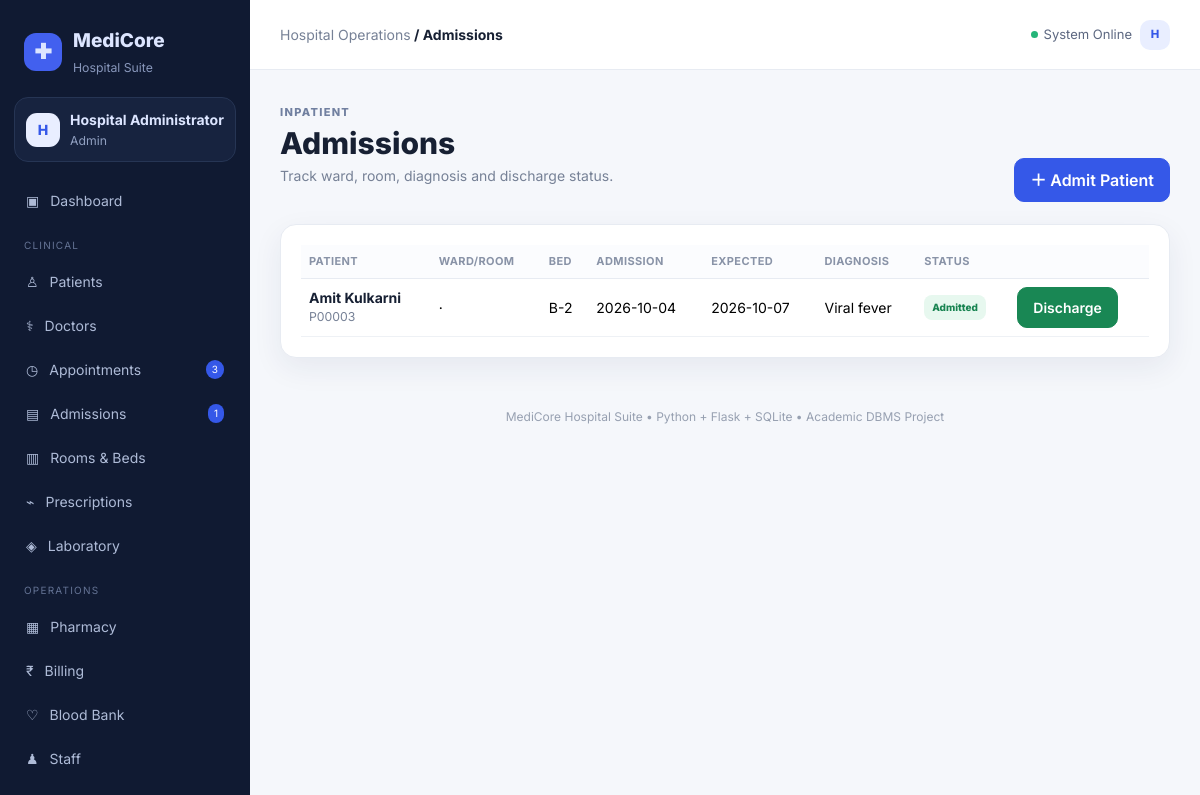
The app's page /admissions (signed in) with its own data.
### tables this page shows
CREATE TABLE admissions(
 admission_id INTEGER PRIMARY KEY AUTOINCREMENT,patient_id INTEGER NOT NULL,room_id INTEGER NOT NULL,
 bed_no TEXT,admission_date TEXT NOT NULL,expected_discharge TEXT,discharge_date TEXT,
 attending_doctor_id INTEGER,diagnosis TEXT,status TEXT DEFAULT 'Admitted',notes TEXT,
 FOREIGN KEY(patient_id) REFERENCES patients(patient_id) ON DELETE CASCADE,
 FOREIGN KEY(room_id) REFERENCES rooms(room_id), FOREIGN KEY(attending_doctor_id) REFERENCES doctors(doctor_id)
);

CREATE TABLE patients(
 patient_id INTEGER PRIMARY KEY AUTOINCREMENT, patient_code TEXT UNIQUE NOT NULL, name TEXT NOT NULL,
 dob TEXT, age INTEGER NOT NULL, gender TEXT NOT NULL, blood_group TEXT, phone TEXT,email TEXT,address TEXT,
 emergency_contact TEXT,allergies TEXT,primary_doctor_id INTEGER,insurance_provider TEXT,
 status TEXT DEFAULT 'Active',created_at TEXT DEFAULT CURRENT_TIMESTAMP,
 FOREIGN KEY(primary_doctor_id) REFERENCES doctors(doctor_id)
);

### app.py (the view)
@app.route("/admissions")
@login_required
def admissions():
    rows=query("""SELECT a.*,p.patient_code,p.name patient_name FROM admissions a JOIN patients p ON a.patient_id=p.patient_id
                  ORDER BY CASE WHEN a.status='Admitted' THEN 0 ELSE 1 END,a.admission_id DESC""")
    return render_template("admissions/list.html",admissions=rows)

### app.py (called while the page is built)
def get_db():
    conn = sqlite3.connect(DB_PATH)
    conn.row_factory = sqlite3.Row
    conn.execute("PRAGMA foreign_keys = ON")
    conn.execute("PRAGMA journal_mode = WAL")
    return conn

def query(sql, params=()):
    conn = get_db()
    cur = conn.execute(sql, params)
    rows = [dict(r) for r in cur.fetchall()]
    conn.close()
    return rows

def one(sql, params=()):
    conn = get_db()
    row = conn.execute(sql, params).fetchone()
    result = dict(row) if row else None
    conn.close()
    return result

def login_required(fn):
    @wraps(fn)
    def wrapper(*args, **kwargs):
        if "user_id" not in session:
            flash("Please login first.", "warning")
            return redirect(url_for("login"))
        return fn(*args, **kwargs)
    return wrapper

@app.context_processor
def globals():
    return {
        "current_date": date.today(),
        "app_name": "MediCore Hospital",
        "nav_count": {
            "pending": one("SELECT COUNT(*) c FROM appointments WHERE status='Scheduled'")["c"],
            "admitted": one("SELECT COUNT(*) c FROM admissions WHERE status='Admitted'")["c"]
        }
    }

### templates/admissions/list.html
{% extends "base.html" %}{% block title %}Admissions{% endblock %}
{% block content %}<div class="page-head"><div><span class="eyebrow">INPATIENT</span><h1>Admissions</h1><p class="muted">Track ward, room, diagnosis and discharge status.</p></div><a class="btn btn-primary" href="{{url_for('add_admission')}}">＋ Admit Patient</a></div>
<div class="panel"><div class="table-responsive"><table class="table align-middle"><thead><tr><th>Patient</th><th>Ward/Room</th><th>Bed</th><th>Admission</th><th>Expected</th><th>Diagnosis</th><th>Status</th><th></th></tr></thead><tbody>
{% for a in admissions %}<tr><td><a class="name-link" href="{{url_for('patient_detail',patient_id=a.patient_id)}}">{{a.patient_name}}</a><div class="small muted">{{a.patient_code}}</div></td><td>{{a.ward}} · {{a.room_no}}</td><td>{{a.bed_no or '—'}}</td><td>{{a.admission_date}}</td><td>{{a.expected_discharge or '—'}}</td><td>{{a.diagnosis or '—'}}</td><td><span class="status-badge {{a.status|lower}}">{{a.status}}</span></td><td>{% if a.status=='Admitted' %}<form method="post" action="{{url_for('discharge',admission_id=a.admission_id)}}"><button class="btn btn-sm btn-success confirm" data-confirm="Discharge this patient?">Discharge</button></form>{% endif %}</td></tr>{% else %}<tr><td colspan="8" class="empty">No admissions.</td></tr>{% endfor %}</tbody></table></div></div>{% endblock %}

### static/style.css (style rules this page uses)
:root { --bg:#f5f7fb;--panel:#fff;--text:#172033;--muted:#768196;--line:#e7ebf2;--primary:#3558e8;--navy:#1a2550;--shadow:0 10px 30px rgba(30,42,80,.07) }
* { box-sizing:border-box }
body { margin:0;background:var(--bg);color:var(--text);font-family:Inter,system-ui,sans-serif;font-size:14px }
.muted { color:var(--muted) }
.page-head { display:flex;align-items:flex-end;justify-content:space-between;gap:20px;margin-bottom:22px }
.eyebrow { font-size:11px;letter-spacing:1.3px;color:#7180a0;font-weight:800 }
.page-head h1 { font-size:30px;margin:4px 0;font-weight:800 }
.btn { border-radius:10px;padding:9px 15px;font-weight:600 }
.btn-primary { background:var(--primary);border-color:var(--primary) }
.panel { background:var(--panel);border:1px solid var(--line);border-radius:16px;box-shadow:var(--shadow);padding:20px }
.table { --bs-table-bg:transparent;margin-bottom:0 }
.table th { font-size:11px;text-transform:uppercase;letter-spacing:.4px;color:#8993a7;background:#fbfcfe;border-bottom:1px solid var(--line) }
.table td { border-color:#eef1f5 }
.name-link { color:#172033;text-decoration:none;font-weight:700 }
.status-badge { display:inline-block;padding:5px 8px;border-radius:8px;font-size:10px;font-weight:800;background:#eef1f6;color:#5f6980 }
.status-badge.completed,.status-badge.paid,.status-badge.admitted,.status-badge.normal,.status-badge.success { background:#e7f8ef;color:#188451 }

### records on screen
admissions: patient_name "Amit Kulkarni", patient_code "P00003", bed_no "B-2", admission_date "2026-10-04", expected_discharge "2026-10-07", diagnosis "Viral fever", status "Admitted"

### other values on screen
{{ session.get('full_name','U')[0] }} "H"
{{ session.get('full_name') }} "Hospital Administrator"
{{ session.get('role') }} "Admin"
{{ nav_count.pending }} "3"
{{ nav_count.admitted }} "1"
